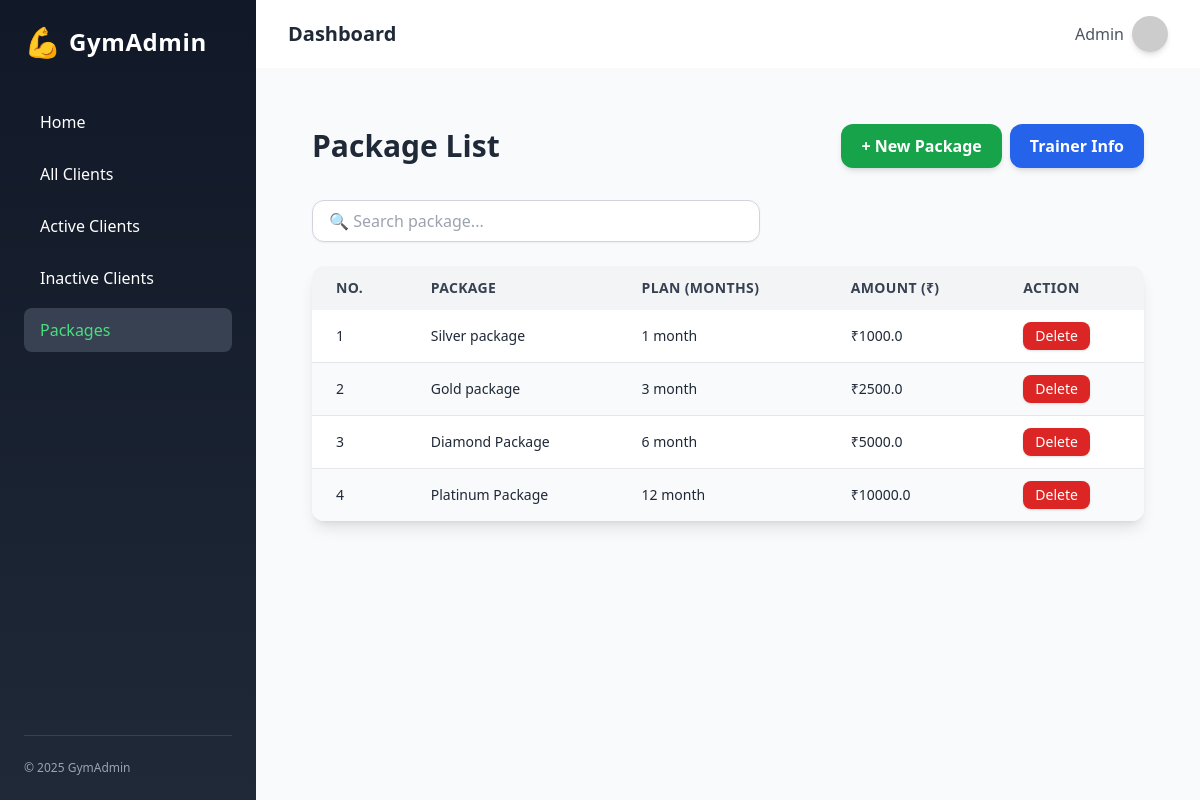
Page /packages/ on the committed database.
### app/models/package.py (models this page shows, shortened)
class Package(db.Model):
    __tablename__ = 'packages'
    id = db.Column(db.Integer, primary_key=True)
    name = db.Column(db.String(100), nullable=False)
    description = db.Column(db.Text)
    amount = db.Column(db.Float, nullable=False)
    plan_duration = db.Column(db.String(50))  # e.g., "3 months", "6 months", etc.
    clients = db.relationship("Client", back_populates="package")

### app/routes/packages.py (the view)
@packages_bp.route('/')
def package_list():
    packages = Package.query.all()
    return render_template('packages.html', packages=packages)

### app/templates/packages.html (shortened to what this page needs)
{% extends 'base.html' %}
{% block content %}
<div class="p-6">
  <div class="flex justify-between items-center mb-8">
    <h1 class="text-3xl font-bold text-gray-800">Package List</h1>
    <div class="flex gap-2">
      <button id="toggleFormBtn"
         class="bg-green-600 hover:bg-green-700 text-white font-semibold px-5 py-2.5 rounded-xl shadow-md transition transform hover:scale-105">
        + New Package
      </button>
      <a href="{{ url_for('trainers.list_trainers') }}"
         class="bg-blue-600 hover:bg-blue-700 text-white font-semibold px-5 py-2.5 rounded-xl shadow-md transition transform hover:scale-105">
        Trainer Info
      </a>
    </div>
  </div>
  <div class="flex justify-between items-center mb-6">
    <input
      type="text"
      placeholder="🔍 Search package..."
      class="w-full max-w-md px-4 py-2 border border-gray-300 rounded-xl shadow-sm focus:ring-2 focus:ring-green-500 focus:outline-none transition"
      id="searchInput"
    >
  </div>
  <div class="overflow-x-auto bg-white shadow-lg rounded-xl">
    <table class="min-w-full text-sm text-left">
      <thead class="bg-gray-100 text-gray-700 text-sm uppercase tracking-wide">
        <tr>
          <th class="px-6 py-3">No.</th>
          <th class="px-6 py-3">Package</th>
          <th class="px-6 py-3">Plan (Months)</th>
          <th class="px-6 py-3">Amount (₹)</th>
          <th class="px-6 py-3">Action</th>
        </tr>
      </thead>
      <tbody id="packageTable" class="divide-y divide-gray-200">
        {% if packages %}
          {% for package in packages %}
          <tr class="odd:bg-white even:bg-gray-50 hover:bg-green-50 transition">
            <td class="px-6 py-3 font-medium text-gray-800">{{ loop.index }}</td>
            <td class="px-6 py-3">{{ package.name }}</td>
            <td class="px-6 py-3">{{ package.plan_duration }}</td>
            <td class="px-6 py-3">₹{{ package.amount }}</td>
            <td class="px-6 py-3 flex gap-2">
              <form action="{{ url_for('packages.delete_package', id=package.id) }}" method="POST" class="inline">
                <button type="submit"
                        onclick="return confirm('Are you sure you want to delete this package?')"
                        class="bg-red-600 hover:bg-red-700 text-white px-3 py-1 rounded-lg text-sm shadow transition transform hover:scale-105">
                  Delete
                </button>
              </form>
            </td>
          </tr>
          {% endfor %}
        {% else %}
          <tr>
            <td colspan="5" class="px-6 py-6 text-center text-gray-500 italic">
              No packages available
            </td>
          </tr>
        {% endif %}
      </tbody>
    </table>
  </div>
</div>
{% endblock %}

### rows in the picture
Package: name "Silver package", plan_duration "1 month", amount "1000.0"
Package: name "Gold package", plan_duration "3 month", amount "2500.0"
Package: name "Diamond Package", plan_duration "6 month", amount "5000.0"
Package: name "Platinum Package", plan_duration "12 month", amount "10000.0"
